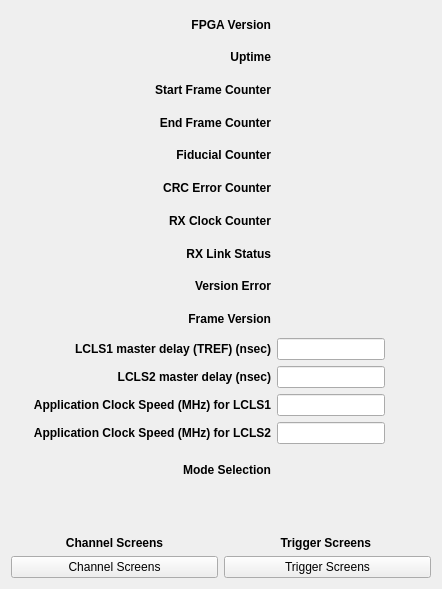
<?xml version="1.0" encoding="UTF-8"?>
<ui version="4.0">
 <class>Form</class>
 <widget class="QWidget" name="Form">
  <property name="geometry">
   <rect>
    <x>0</x>
    <y>0</y>
    <width>442</width>
    <height>589</height>
   </rect>
  </property>
  <property name="windowTitle">
   <string>TPR - ${DEV}</string>
  </property>
  <layout class="QHBoxLayout" name="horizontalLayout">
   <item>
    <layout class="QGridLayout" name="gridLayout">
     <item row="1" column="1">
      <widget class="QLabel" name="label_2">
       <property name="sizePolicy">
        <sizepolicy hsizetype="Preferred" vsizetype="Preferred">
         <horstretch>1</horstretch>
         <verstretch>1</verstretch>
        </sizepolicy>
       </property>
       <property name="font">
        <font>
         <weight>75</weight>
         <bold>true</bold>
        </font>
       </property>
       <property name="text">
        <string>Uptime</string>
       </property>
       <property name="alignment">
        <set>Qt::AlignRight|Qt::AlignTrailing|Qt::AlignVCenter</set>
       </property>
      </widget>
     </item>
     <item row="8" column="1">
      <widget class="QLabel" name="label_9">
       <property name="sizePolicy">
        <sizepolicy hsizetype="Preferred" vsizetype="Preferred">
         <horstretch>1</horstretch>
         <verstretch>1</verstretch>
        </sizepolicy>
       </property>
       <property name="font">
        <font>
         <weight>75</weight>
         <bold>true</bold>
        </font>
       </property>
       <property name="text">
        <string>Version Error</string>
       </property>
       <property name="alignment">
        <set>Qt::AlignRight|Qt::AlignTrailing|Qt::AlignVCenter</set>
       </property>
      </widget>
     </item>
     <item row="5" column="2">
      <widget class="PyDMLabel" name="PyDMLabel_6">
       <property name="toolTip">
        <string/>
       </property>
       <property name="alignment">
        <set>Qt::AlignCenter</set>
       </property>
       <property name="alarmSensitiveContent" stdset="0">
        <bool>true</bool>
       </property>
       <property name="channel" stdset="0">
        <string>ca://TPR:${LOCA}:${IOC_UNIT}:${INST}:CRCERRCNT</string>
       </property>
      </widget>
     </item>
     <item row="9" column="1">
      <widget class="QLabel" name="label_10">
       <property name="sizePolicy">
        <sizepolicy hsizetype="Preferred" vsizetype="Preferred">
         <horstretch>1</horstretch>
         <verstretch>1</verstretch>
        </sizepolicy>
       </property>
       <property name="font">
        <font>
         <weight>75</weight>
         <bold>true</bold>
        </font>
       </property>
       <property name="text">
        <string>Frame Version</string>
       </property>
       <property name="alignment">
        <set>Qt::AlignRight|Qt::AlignTrailing|Qt::AlignVCenter</set>
       </property>
      </widget>
     </item>
     <item row="8" column="2">
      <widget class="PyDMLabel" name="PyDMLabel_9">
       <property name="toolTip">
        <string/>
       </property>
       <property name="alignment">
        <set>Qt::AlignCenter</set>
       </property>
       <property name="alarmSensitiveContent" stdset="0">
        <bool>true</bool>
       </property>
       <property name="channel" stdset="0">
        <string>ca://TPR:${LOCA}:${IOC_UNIT}:${INST}:VERERR</string>
       </property>
      </widget>
     </item>
     <item row="14" column="1">
      <widget class="QLabel" name="label_15">
       <property name="sizePolicy">
        <sizepolicy hsizetype="Preferred" vsizetype="Preferred">
         <horstretch>1</horstretch>
         <verstretch>1</verstretch>
        </sizepolicy>
       </property>
       <property name="font">
        <font>
         <weight>75</weight>
         <bold>true</bold>
        </font>
       </property>
       <property name="text">
        <string>Mode Selection</string>
       </property>
       <property name="alignment">
        <set>Qt::AlignRight|Qt::AlignTrailing|Qt::AlignVCenter</set>
       </property>
      </widget>
     </item>
     <item row="14" column="2" colspan="2">
      <widget class="PyDMEnumButton" name="PyDMEnumButton">
       <property name="sizePolicy">
        <sizepolicy hsizetype="Preferred" vsizetype="Maximum">
         <horstretch>0</horstretch>
         <verstretch>0</verstretch>
        </sizepolicy>
       </property>
       <property name="minimumSize">
        <size>
         <width>0</width>
         <height>40</height>
        </size>
       </property>
       <property name="toolTip">
        <string/>
       </property>
       <property name="styleSheet">
        <string notr="true">QPushButton{font: 8px;}</string>
       </property>
       <property name="channel" stdset="0">
        <string>ca://TPR:${LOCA}:${IOC_UNIT}:${INST}:MODE</string>
       </property>
       <property name="orientation" stdset="0">
        <enum>Qt::Horizontal</enum>
       </property>
       <property name="marginTop" stdset="0">
        <number>0</number>
       </property>
       <property name="marginBottom" stdset="0">
        <number>0</number>
       </property>
       <property name="marginLeft" stdset="0">
        <number>0</number>
       </property>
       <property name="marginRight" stdset="0">
        <number>0</number>
       </property>
       <property name="horizontalSpacing" stdset="0">
        <number>0</number>
       </property>
       <property name="verticalSpacing" stdset="0">
        <number>0</number>
       </property>
      </widget>
     </item>
     <item row="1" column="2">
      <widget class="PyDMLabel" name="PyDMLabel_2">
       <property name="toolTip">
        <string/>
       </property>
       <property name="alignment">
        <set>Qt::AlignCenter</set>
       </property>
       <property name="alarmSensitiveContent" stdset="0">
        <bool>true</bool>
       </property>
       <property name="channel" stdset="0">
        <string>ca://TPR:${LOCA}:${IOC_UNIT}:${INST}:UPTIME</string>
       </property>
      </widget>
     </item>
     <item row="11" column="2">
      <widget class="PyDMLineEdit" name="PyDMLineEdit_2">
       <property name="toolTip">
        <string/>
       </property>
       <property name="alignment">
        <set>Qt::AlignCenter</set>
       </property>
       <property name="alarmSensitiveContent" stdset="0">
        <bool>true</bool>
       </property>
       <property name="channel" stdset="0">
        <string>ca://TPR:${LOCA}:${IOC_UNIT}:${INST}:MSGDLY</string>
       </property>
      </widget>
     </item>
     <item row="5" column="1">
      <widget class="QLabel" name="label_6">
       <property name="sizePolicy">
        <sizepolicy hsizetype="Preferred" vsizetype="Preferred">
         <horstretch>1</horstretch>
         <verstretch>1</verstretch>
        </sizepolicy>
       </property>
       <property name="font">
        <font>
         <weight>75</weight>
         <bold>true</bold>
        </font>
       </property>
       <property name="text">
        <string>CRC Error Counter</string>
       </property>
       <property name="alignment">
        <set>Qt::AlignRight|Qt::AlignTrailing|Qt::AlignVCenter</set>
       </property>
      </widget>
     </item>
     <item row="4" column="2">
      <widget class="PyDMLabel" name="PyDMLabel_5">
       <property name="toolTip">
        <string/>
       </property>
       <property name="alignment">
        <set>Qt::AlignCenter</set>
       </property>
       <property name="alarmSensitiveContent" stdset="0">
        <bool>true</bool>
       </property>
       <property name="channel" stdset="0">
        <string>ca://TPR:${LOCA}:${IOC_UNIT}:${INST}:FIDCNT</string>
       </property>
      </widget>
     </item>
     <item row="2" column="2">
      <widget class="PyDMLabel" name="PyDMLabel_3">
       <property name="toolTip">
        <string/>
       </property>
       <property name="alignment">
        <set>Qt::AlignCenter</set>
       </property>
       <property name="alarmSensitiveContent" stdset="0">
        <bool>true</bool>
       </property>
       <property name="channel" stdset="0">
        <string>ca://TPR:${LOCA}:${IOC_UNIT}:${INST}:SOFCNT</string>
       </property>
      </widget>
     </item>
     <item row="10" column="1">
      <widget class="QLabel" name="label_11">
       <property name="sizePolicy">
        <sizepolicy hsizetype="Preferred" vsizetype="Preferred">
         <horstretch>1</horstretch>
         <verstretch>1</verstretch>
        </sizepolicy>
       </property>
       <property name="font">
        <font>
         <weight>75</weight>
         <bold>true</bold>
        </font>
       </property>
       <property name="text">
        <string>LCLS1 master delay (TREF) (nsec)</string>
       </property>
       <property name="alignment">
        <set>Qt::AlignRight|Qt::AlignTrailing|Qt::AlignVCenter</set>
       </property>
      </widget>
     </item>
     <item row="7" column="1">
      <widget class="QLabel" name="label_8">
       <property name="sizePolicy">
        <sizepolicy hsizetype="Preferred" vsizetype="Preferred">
         <horstretch>1</horstretch>
         <verstretch>1</verstretch>
        </sizepolicy>
       </property>
       <property name="font">
        <font>
         <weight>75</weight>
         <bold>true</bold>
        </font>
       </property>
       <property name="text">
        <string>RX Link Status</string>
       </property>
       <property name="alignment">
        <set>Qt::AlignRight|Qt::AlignTrailing|Qt::AlignVCenter</set>
       </property>
      </widget>
     </item>
     <item row="12" column="1">
      <widget class="QLabel" name="label_12">
       <property name="sizePolicy">
        <sizepolicy hsizetype="Preferred" vsizetype="Preferred">
         <horstretch>1</horstretch>
         <verstretch>1</verstretch>
        </sizepolicy>
       </property>
       <property name="font">
        <font>
         <weight>75</weight>
         <bold>true</bold>
        </font>
       </property>
       <property name="text">
        <string>Application Clock Speed (MHz) for LCLS1</string>
       </property>
       <property name="alignment">
        <set>Qt::AlignRight|Qt::AlignTrailing|Qt::AlignVCenter</set>
       </property>
      </widget>
     </item>
     <item row="15" column="2">
      <spacer name="verticalSpacer_2">
       <property name="orientation">
        <enum>Qt::Vertical</enum>
       </property>
       <property name="sizeType">
        <enum>QSizePolicy::Expanding</enum>
       </property>
       <property name="sizeHint" stdset="0">
        <size>
         <width>20</width>
         <height>40</height>
        </size>
       </property>
      </spacer>
     </item>
     <item row="0" column="2">
      <widget class="PyDMLabel" name="PyDMLabel">
       <property name="toolTip">
        <string/>
       </property>
       <property name="alignment">
        <set>Qt::AlignCenter</set>
       </property>
       <property name="alarmSensitiveContent" stdset="0">
        <bool>true</bool>
       </property>
       <property name="channel" stdset="0">
        <string>ca://TPR:${LOCA}:${IOC_UNIT}:${INST}:FPGAVER</string>
       </property>
       <property name="displayFormat" stdset="0">
        <enum>PyDMLabel::Hex</enum>
       </property>
      </widget>
     </item>
     <item row="11" column="1">
      <widget class="QLabel" name="label_13">
       <property name="sizePolicy">
        <sizepolicy hsizetype="Preferred" vsizetype="Preferred">
         <horstretch>1</horstretch>
         <verstretch>1</verstretch>
        </sizepolicy>
       </property>
       <property name="font">
        <font>
         <weight>75</weight>
         <bold>true</bold>
        </font>
       </property>
       <property name="text">
        <string>LCLS2 master delay (nsec)</string>
       </property>
       <property name="alignment">
        <set>Qt::AlignRight|Qt::AlignTrailing|Qt::AlignVCenter</set>
       </property>
      </widget>
     </item>
     <item row="13" column="1">
      <widget class="QLabel" name="label_14">
       <property name="sizePolicy">
        <sizepolicy hsizetype="Preferred" vsizetype="Preferred">
         <horstretch>1</horstretch>
         <verstretch>1</verstretch>
        </sizepolicy>
       </property>
       <property name="font">
        <font>
         <weight>75</weight>
         <bold>true</bold>
        </font>
       </property>
       <property name="text">
        <string>Application Clock Speed (MHz) for LCLS2</string>
       </property>
       <property name="alignment">
        <set>Qt::AlignRight|Qt::AlignTrailing|Qt::AlignVCenter</set>
       </property>
      </widget>
     </item>
     <item row="12" column="2">
      <widget class="PyDMLineEdit" name="PyDMLineEdit_3">
       <property name="toolTip">
        <string/>
       </property>
       <property name="alignment">
        <set>Qt::AlignCenter</set>
       </property>
       <property name="alarmSensitiveContent" stdset="0">
        <bool>true</bool>
       </property>
       <property name="channel" stdset="0">
        <string>ca://TPR:${LOCA}:${IOC_UNIT}:${INST}:SYS0_CLK</string>
       </property>
      </widget>
     </item>
     <item row="4" column="1">
      <widget class="QLabel" name="label_5">
       <property name="sizePolicy">
        <sizepolicy hsizetype="Preferred" vsizetype="Preferred">
         <horstretch>1</horstretch>
         <verstretch>1</verstretch>
        </sizepolicy>
       </property>
       <property name="font">
        <font>
         <weight>75</weight>
         <bold>true</bold>
        </font>
       </property>
       <property name="text">
        <string>Fiducial Counter</string>
       </property>
       <property name="alignment">
        <set>Qt::AlignRight|Qt::AlignTrailing|Qt::AlignVCenter</set>
       </property>
      </widget>
     </item>
     <item row="6" column="2">
      <widget class="PyDMLabel" name="PyDMLabel_7">
       <property name="toolTip">
        <string/>
       </property>
       <property name="alignment">
        <set>Qt::AlignCenter</set>
       </property>
       <property name="alarmSensitiveContent" stdset="0">
        <bool>true</bool>
       </property>
       <property name="channel" stdset="0">
        <string>ca://TPR:${LOCA}:${IOC_UNIT}:${INST}:RXCLKCNT</string>
       </property>
      </widget>
     </item>
     <item row="3" column="2">
      <widget class="PyDMLabel" name="PyDMLabel_4">
       <property name="toolTip">
        <string/>
       </property>
       <property name="alignment">
        <set>Qt::AlignCenter</set>
       </property>
       <property name="alarmSensitiveContent" stdset="0">
        <bool>true</bool>
       </property>
       <property name="channel" stdset="0">
        <string>ca://TPR:${LOCA}:${IOC_UNIT}:${INST}:MSGDLY</string>
       </property>
      </widget>
     </item>
     <item row="10" column="2">
      <widget class="PyDMLineEdit" name="PyDMLineEdit">
       <property name="toolTip">
        <string/>
       </property>
       <property name="alignment">
        <set>Qt::AlignCenter</set>
       </property>
       <property name="alarmSensitiveContent" stdset="0">
        <bool>true</bool>
       </property>
       <property name="channel" stdset="0">
        <string>ca://TPR:${LOCA}:${IOC_UNIT}:${INST}:TREF</string>
       </property>
      </widget>
     </item>
     <item row="7" column="2">
      <widget class="PyDMLabel" name="PyDMLabel_8">
       <property name="toolTip">
        <string/>
       </property>
       <property name="alignment">
        <set>Qt::AlignCenter</set>
       </property>
       <property name="alarmSensitiveContent" stdset="0">
        <bool>true</bool>
       </property>
       <property name="channel" stdset="0">
        <string>ca://TPR:${LOCA}:${IOC_UNIT}:${INST}:RXLNKSTATUS</string>
       </property>
      </widget>
     </item>
     <item row="0" column="1">
      <widget class="QLabel" name="label">
       <property name="sizePolicy">
        <sizepolicy hsizetype="Preferred" vsizetype="Preferred">
         <horstretch>1</horstretch>
         <verstretch>1</verstretch>
        </sizepolicy>
       </property>
       <property name="font">
        <font>
         <weight>75</weight>
         <bold>true</bold>
        </font>
       </property>
       <property name="text">
        <string>FPGA Version</string>
       </property>
       <property name="alignment">
        <set>Qt::AlignRight|Qt::AlignTrailing|Qt::AlignVCenter</set>
       </property>
      </widget>
     </item>
     <item row="6" column="1">
      <widget class="QLabel" name="label_7">
       <property name="sizePolicy">
        <sizepolicy hsizetype="Preferred" vsizetype="Preferred">
         <horstretch>1</horstretch>
         <verstretch>1</verstretch>
        </sizepolicy>
       </property>
       <property name="font">
        <font>
         <weight>75</weight>
         <bold>true</bold>
        </font>
       </property>
       <property name="text">
        <string>RX Clock Counter</string>
       </property>
       <property name="alignment">
        <set>Qt::AlignRight|Qt::AlignTrailing|Qt::AlignVCenter</set>
       </property>
      </widget>
     </item>
     <item row="13" column="3">
      <spacer name="horizontalSpacer">
       <property name="orientation">
        <enum>Qt::Horizontal</enum>
       </property>
       <property name="sizeHint" stdset="0">
        <size>
         <width>40</width>
         <height>20</height>
        </size>
       </property>
      </spacer>
     </item>
     <item row="13" column="2">
      <widget class="PyDMLineEdit" name="PyDMLineEdit_4">
       <property name="toolTip">
        <string/>
       </property>
       <property name="alignment">
        <set>Qt::AlignCenter</set>
       </property>
       <property name="alarmSensitiveContent" stdset="0">
        <bool>true</bool>
       </property>
       <property name="channel" stdset="0">
        <string>ca://TPR:${LOCA}:${IOC_UNIT}:${INST}:SYS2_CLK</string>
       </property>
      </widget>
     </item>
     <item row="9" column="2">
      <widget class="PyDMLabel" name="PyDMLabel_10">
       <property name="toolTip">
        <string/>
       </property>
       <property name="alignment">
        <set>Qt::AlignCenter</set>
       </property>
       <property name="alarmSensitiveContent" stdset="0">
        <bool>true</bool>
       </property>
       <property name="channel" stdset="0">
        <string>ca://TPR:${LOCA}:${IOC_UNIT}:${INST}:FRAMEVER</string>
       </property>
      </widget>
     </item>
     <item row="3" column="1">
      <widget class="QLabel" name="label_4">
       <property name="sizePolicy">
        <sizepolicy hsizetype="Preferred" vsizetype="Preferred">
         <horstretch>1</horstretch>
         <verstretch>1</verstretch>
        </sizepolicy>
       </property>
       <property name="font">
        <font>
         <weight>75</weight>
         <bold>true</bold>
        </font>
       </property>
       <property name="text">
        <string>End Frame Counter</string>
       </property>
       <property name="alignment">
        <set>Qt::AlignRight|Qt::AlignTrailing|Qt::AlignVCenter</set>
       </property>
      </widget>
     </item>
     <item row="2" column="1">
      <widget class="QLabel" name="label_3">
       <property name="sizePolicy">
        <sizepolicy hsizetype="Preferred" vsizetype="Preferred">
         <horstretch>1</horstretch>
         <verstretch>1</verstretch>
        </sizepolicy>
       </property>
       <property name="font">
        <font>
         <weight>75</weight>
         <bold>true</bold>
        </font>
       </property>
       <property name="text">
        <string>Start Frame Counter</string>
       </property>
       <property name="alignment">
        <set>Qt::AlignRight|Qt::AlignTrailing|Qt::AlignVCenter</set>
       </property>
      </widget>
     </item>
     <item row="17" column="1" colspan="3">
      <layout class="QGridLayout" name="gridLayout_2">
       <item row="1" column="0">
        <widget class="PyDMRelatedDisplayButton" name="PyDMRelatedDisplayButton">
         <property name="sizePolicy">
          <sizepolicy hsizetype="Preferred" vsizetype="Fixed">
           <horstretch>0</horstretch>
           <verstretch>0</verstretch>
          </sizepolicy>
         </property>
         <property name="minimumSize">
          <size>
           <width>0</width>
           <height>0</height>
          </size>
         </property>
         <property name="toolTip">
          <string/>
         </property>
         <property name="text">
          <string>Channel Screens</string>
         </property>
         <property name="filenames" stdset="0">
          <stringlist>
           <string>tpr_channel_screen.ui</string>
           <string>tpr_channel_screen.ui</string>
           <string>tpr_channel_screen.ui</string>
           <string>tpr_channel_screen.ui</string>
           <string>tpr_channel_screen.ui</string>
           <string>tpr_channel_screen.ui</string>
           <string>tpr_channel_screen.ui</string>
           <string>tpr_channel_screen.ui</string>
           <string>tpr_channel_screen.ui</string>
           <string>tpr_channel_screen.ui</string>
           <string>tpr_channel_screen.ui</string>
           <string>tpr_channel_screen.ui</string>
           <string>tpr_channel_screen.ui</string>
           <string>tpr_channel_screen.ui</string>
           <string>tpr_channel_screen.ui</string>
           <string>tpr_channel_screen.ui</string>
           <string></string>
          </stringlist>
         </property>
         <property name="titles" stdset="0">
          <stringlist>
           <string>Channel 00</string>
           <string>Channel 01</string>
           <string>Channel 02</string>
           <string>Channel 03</string>
           <string>Channel 04</string>
           <string>Channel 05</string>
           <string>Channel 06</string>
           <string>Channel 07</string>
           <string>Channel 08</string>
           <string>Channel 09</string>
           <string>Channel 10</string>
           <string>Channel 11</string>
           <string>Channel 12</string>
           <string>Channel 13</string>
           <string>Channel 14</string>
           <string>Channel 15</string>
           <string></string>
          </stringlist>
         </property>
         <property name="macros" stdset="0">
          <stringlist>
           <string>{&quot;NN&quot;:&quot;00&quot;}</string>
           <string>{&quot;NN&quot;:&quot;01&quot;}</string>
           <string>{&quot;NN&quot;:&quot;02&quot;}</string>
           <string>{&quot;NN&quot;:&quot;03&quot;}</string>
           <string>{&quot;NN&quot;:&quot;04&quot;}</string>
           <string>{&quot;NN&quot;:&quot;05&quot;}</string>
           <string>{&quot;NN&quot;:&quot;06&quot;}</string>
           <string>{&quot;NN&quot;:&quot;07&quot;}</string>
           <string>{&quot;NN&quot;:&quot;08&quot;}</string>
           <string>{&quot;NN&quot;:&quot;09&quot;}</string>
           <string>{&quot;NN&quot;:&quot;10&quot;}</string>
           <string>{&quot;NN&quot;:&quot;11&quot;}</string>
           <string>{&quot;NN&quot;:&quot;12&quot;}</string>
           <string>{&quot;NN&quot;:&quot;13&quot;}</string>
           <string>{&quot;NN&quot;:&quot;14&quot;}</string>
           <string>{&quot;NN&quot;:&quot;15&quot;}</string>
          </stringlist>
         </property>
         <property name="openInNewWindow" stdset="0">
          <bool>true</bool>
         </property>
        </widget>
       </item>
       <item row="0" column="0">
        <widget class="QLabel" name="label_16">
         <property name="font">
          <font>
           <weight>75</weight>
           <bold>true</bold>
          </font>
         </property>
         <property name="text">
          <string>Channel Screens</string>
         </property>
         <property name="alignment">
          <set>Qt::AlignCenter</set>
         </property>
        </widget>
       </item>
       <item row="0" column="1">
        <widget class="QLabel" name="label_17">
         <property name="font">
          <font>
           <weight>75</weight>
           <bold>true</bold>
          </font>
         </property>
         <property name="text">
          <string>Trigger Screens </string>
         </property>
         <property name="alignment">
          <set>Qt::AlignCenter</set>
         </property>
        </widget>
       </item>
       <item row="1" column="1">
        <widget class="PyDMRelatedDisplayButton" name="PyDMRelatedDisplayButton_2">
         <property name="sizePolicy">
          <sizepolicy hsizetype="Preferred" vsizetype="Fixed">
           <horstretch>0</horstretch>
           <verstretch>0</verstretch>
          </sizepolicy>
         </property>
         <property name="minimumSize">
          <size>
           <width>0</width>
           <height>0</height>
          </size>
         </property>
         <property name="toolTip">
          <string/>
         </property>
         <property name="text">
          <string>Trigger Screens</string>
         </property>
         <property name="filenames" stdset="0">
          <stringlist>
           <string>tpr_trigger_screen.ui</string>
           <string>tpr_trigger_screen.ui</string>
           <string>tpr_trigger_screen.ui</string>
           <string>tpr_trigger_screen.ui</string>
           <string>tpr_trigger_screen.ui</string>
           <string>tpr_trigger_screen.ui</string>
           <string>tpr_trigger_screen.ui</string>
           <string>tpr_trigger_screen.ui</string>
           <string>tpr_trigger_screen.ui</string>
           <string>tpr_trigger_screen.ui</string>
           <string>tpr_trigger_screen.ui</string>
           <string>tpr_trigger_screen.ui</string>
           <string>tpr_trigger_screen.ui</string>
           <string>tpr_trigger_screen.ui</string>
           <string>tpr_trigger_screen.ui</string>
           <string>tpr_trigger_screen.ui</string>
          </stringlist>
         </property>
         <property name="titles" stdset="0">
          <stringlist>
           <string>Trigger 00</string>
           <string>Trigger 01</string>
           <string>Trigger 02</string>
           <string>Trigger 03</string>
           <string>Trigger 04</string>
           <string>Trigger 05</string>
           <string>Trigger 06</string>
           <string>Trigger 07</string>
           <string>Trigger 08</string>
           <string>Trigger 09</string>
           <string>Trigger 10</string>
           <string>Trigger 11</string>
           <string>Trigger 12</string>
           <string>Trigger 13</string>
           <string>Trigger 14</string>
           <string>Trigger 15</string>
          </stringlist>
         </property>
         <property name="macros" stdset="0">
          <stringlist>
           <string>{&quot;NN&quot;:&quot;00&quot;}</string>
           <string>{&quot;NN&quot;:&quot;01&quot;}</string>
           <string>{&quot;NN&quot;:&quot;02&quot;}</string>
           <string>{&quot;NN&quot;:&quot;03&quot;}</string>
           <string>{&quot;NN&quot;:&quot;04&quot;}</string>
           <string>{&quot;NN&quot;:&quot;05&quot;}</string>
           <string>{&quot;NN&quot;:&quot;06&quot;}</string>
           <string>{&quot;NN&quot;:&quot;07&quot;}</string>
           <string>{&quot;NN&quot;:&quot;08&quot;}</string>
           <string>{&quot;NN&quot;:&quot;09&quot;}</string>
           <string>{&quot;NN&quot;:&quot;10&quot;}</string>
           <string>{&quot;NN&quot;:&quot;11&quot;}</string>
           <string>{&quot;NN&quot;:&quot;12&quot;}</string>
           <string>{&quot;NN&quot;:&quot;13&quot;}</string>
           <string>{&quot;NN&quot;:&quot;14&quot;}</string>
           <string>{&quot;NN&quot;:&quot;15&quot;}</string>
          </stringlist>
         </property>
         <property name="openInNewWindow" stdset="0">
          <bool>true</bool>
         </property>
        </widget>
       </item>
      </layout>
     </item>
    </layout>
   </item>
  </layout>
 </widget>
 <customwidgets>
  <customwidget>
   <class>PyDMLabel</class>
   <extends>QLabel</extends>
   <header>pydm.widgets.label</header>
  </customwidget>
  <customwidget>
   <class>PyDMEnumButton</class>
   <extends>QWidget</extends>
   <header>pydm.widgets.enum_button</header>
  </customwidget>
  <customwidget>
   <class>PyDMLineEdit</class>
   <extends>QLineEdit</extends>
   <header>pydm.widgets.line_edit</header>
  </customwidget>
  <customwidget>
   <class>PyDMRelatedDisplayButton</class>
   <extends>QPushButton</extends>
   <header>pydm.widgets.related_display_button</header>
  </customwidget>
 </customwidgets>
 <resources/>
 <connections/>
</ui>
